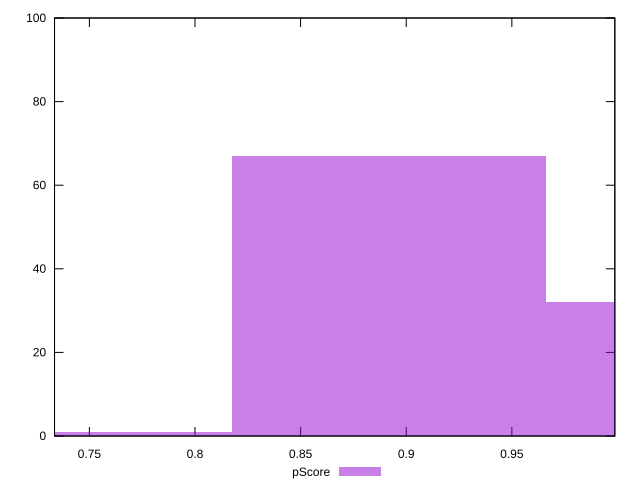

Here is the gnuplot script that generated this plot:
reset

$pScore <<EOF
0.7433132501252346 1
1.0406385501753284 32
0.8919759001502815 67
EOF

set key outside below
set boxwidth 0.14866265002504692
set xrange [0.7335079408028448:0.9987467314968503]
set yrange [0:100]
set trange [0:100]
set style fill transparent solid 0.5 noborder
set terminal svg size 640, 490 enhanced background rgb 'white'
set output "report_00017_2021-02-10T15-08-03.406Z/first-cpu-idle/samples/pages+cached+noadtech+nomedia+nocss/pScore/histogram.svg"

plot $pScore title "pScore" with boxes

reset
